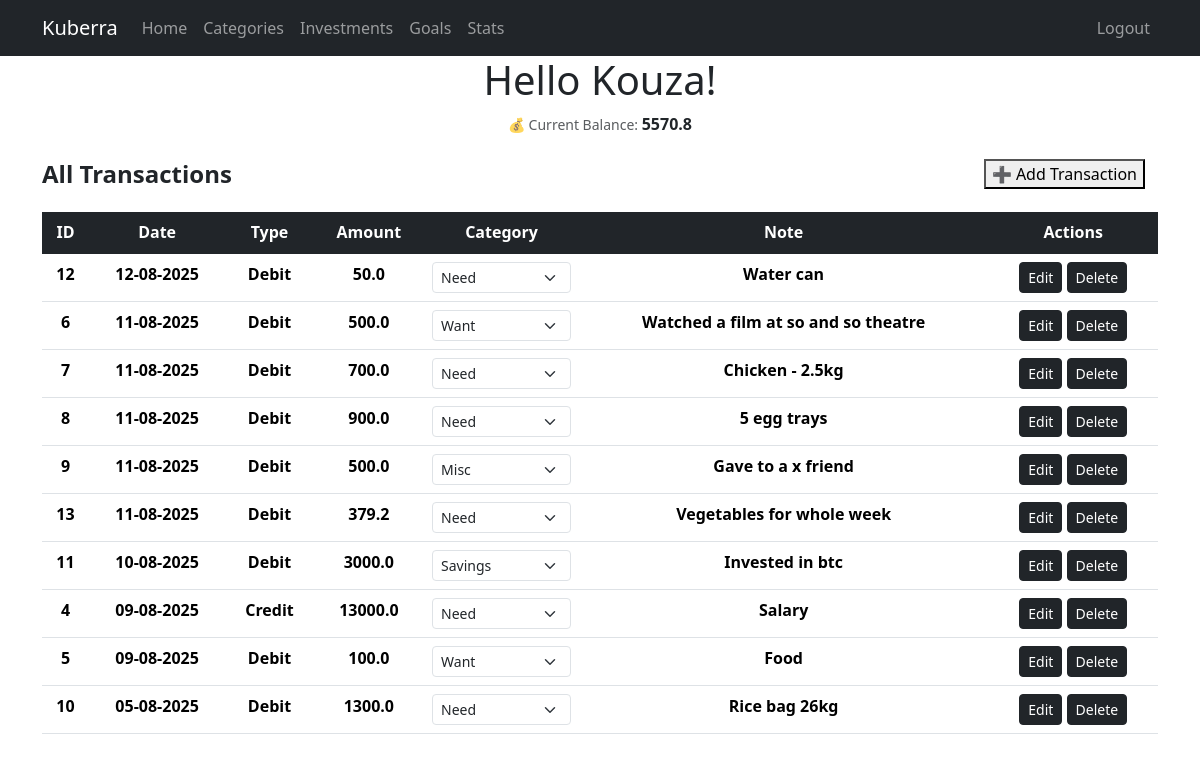
Screenshot of / (signed in) with the database file from the repository.
### website/models.py (models this page shows)
class User(db.Model, UserMixin):
    id = db.Column(db.Integer, primary_key=True)
    username = db.Column(db.String(150), unique=True, nullable=False)
    email = db.Column(db.String(150), unique=True, nullable=False)
    password = db.Column(db.String(150), nullable=False)
    date_created = db.Column(db.DateTime(timezone=True), server_default=func.now())
    transactions = db.relationship('Transaction', backref='owner', lazy=True)
    categories = db.relationship('Category', backref='owner', lazy=True)

class Transaction(db.Model):
    id = db.Column(db.Integer, primary_key=True)
    txn_date = db.Column(db.DateTime(timezone=True), server_default=func.now())
    amount = db.Column(db.Float, nullable=False)
    txn = db.Column(db.String(6), nullable=False, server_default='DEBIT')
    note = db.Column(db.String, nullable=True)
    category_id = db.Column(db.Integer, db.ForeignKey('category.id'), nullable=True)
    user_id = db.Column(db.Integer, db.ForeignKey('user.id', ondelete='CASCADE'), nullable=False)
    __table_args__ = (
        CheckConstraint("txn IN ('CREDIT', 'DEBIT')", name="check_txn_type"),
    )

class Category(db.Model):
    id = db.Column(db.Integer, primary_key=True)
    name = db.Column(db.String(100), nullable=False)
    user_id = db.Column(db.Integer, db.ForeignKey('user.id', ondelete='CASCADE'), nullable=False)
    transactions = db.relationship('Transaction', backref='category', lazy=True)

### website/views.py (the view, shortened to what this page needs)
@views.route('/', methods=['GET', 'POST'])
@login_required
def home():
    transactions = Transaction.query.filter_by(user_id=current_user.id).order_by(Transaction.txn_date.desc()).all()
    balance = 0
    for t in transactions:
        if t.txn == "CREDIT":
            balance += t.amount
        else:
            balance -= t.amount
    categories = Category.query.filter_by(user_id=current_user.id).all()
    return render_template('index.html', transaction=transactions, categories=categories, balance=balance, user=current_user)

### website/__init__.py (called while the page is built)
def create_app():
    app = Flask(__name__)
    app.config['SECRET_KEY'] = 'duckthisshitimout'
    app.config['SQLALCHEMY_DATABASE_URI'] = f'sqlite:///{NAME}'
    db.init_app(app)
    from .views import views
    from .auth import auth
    app.register_blueprint(views, url_prefix='/')
    app.register_blueprint(auth, url_prefix='/')
    from .models import User, Category, Transaction
    create_db(app)
    manager = LoginManager()
    manager.login_view = 'auth.login'
    manager.init_app(app)
    @manager.user_loader
    def load_user(user_id):
        return User.query.get(int(user_id))
    return app

### website/templates/index.html (shortened to what this page needs)
{% extends "base.html" %}
{% block content %}
    <h1 align="center">Hello {{ current_user.username.capitalize() }}!</h1>
    <p align="center"><small class="text-body-secondary">💰 Current Balance: </small><b>{{ balance }}</b></p>
    <table class="table">
        <div class="d-flex justify-content-between align-items-center mb-3">
            <h4 class="mb-0"><b>All Transactions</b></h4>
            <a href="#" class="btn">
                <button onclick="toggleForm()" id="toggleBtn">➕ Add Transaction</button>
            </a>
        </div>
        <thead align="center" class="table-dark">
        <tr>
            <th scope="col">ID</th>
            <th scope="col">Date</th>
            <th scope="col">Type</th>
            <th scope="col">Amount</th>
            <th scope="col">Category</th>
            <th scope="col">Note</th>
            <th scope="col">Actions</th>
        </tr>
        </thead>
        <tbody class="table-group-divider" align="center">
        {% for t in transaction %}
        <tr>
            <th>{{ t.id }}</th>
            <th>{{ t.txn_date.strftime('%d-%m-%Y') if t.txn_date else '' }}</th>
            <th>{{ t.txn.capitalize() }}</th>
            <th>{{ t.amount }}</th>
            <th>
                <form method="POST" action="{{ url_for('views.update_category', id=t.id) }}">
                    <select name="category_id" class="form-select form-select-sm" onchange="this.form.submit()">
                        {% for c in categories %}
                            <option value="{{ c.id }}" {% if t.category_id == c.id %}selected{% endif %}>
                                {{ c.name.capitalize() }}
                            </option>
                        {% endfor %}
                    </select>
                </form>
            </th>
            <th>{{ t.note.capitalize() }}</th>
            <th>
                <a class="btn btn-dark btn-sm" href="/edit/{{ t.id }}" role="button">Edit</a>
                <a class="btn btn-dark btn-sm" href="/delete/{{ t.id }}" role="button">Delete</a>
            </th>
        </tr>
        {% endfor %}
        </tbody>
    </table>
{% endblock %}

### website/templates/base.html (shortened to what this page needs)
<!DOCTYPE html>
<html lang="en">
<head>
    <link href="https://cdn.jsdelivr.net/npm/bootstrap@5.3.7/dist/css/bootstrap.min.css" rel="stylesheet">
</head>
<body>
    <nav class="navbar navbar-expand-lg navbar-dark bg-dark">
    <div class="container">
        <a class="navbar-brand" href="#" >Kuberra</a>
        <div class="collapse navbar-collapse">
        <ul class="navbar-nav me-auto">
            {% if user.is_authenticated %}
            <li class="nav-item">
                <a class="nav-link" href="{{ url_for('views.home') }}">Home</a>
            </li>
            <li class="nav-item">
                <a class="nav-link" href="{{ url_for('views.categories') }}">Categories</a>
            </li>
            <li class="nav-item">
                <a class="nav-link" href="{{ url_for('views.investments') }}">Investments</a>
            </li>
            <li class="nav-item">
                <a class="nav-link" href="{{ url_for('views.goals') }}">Goals</a>
            </li>
            <li class="nav-item">
                <a class="nav-link" href="{{ url_for('views.stats') }}">Stats</a>
            </li>
            {% endif %}
        </ul>
        <ul class="navbar-nav ms-auto">
            {% if user.is_authenticated %}
            <li class="nav-item">
                <a class="nav-link" href="{{ url_for('auth.logout') }}">Logout</a>
            </li>
            {% endif %}
        </ul>
        </div>
    </div>
    </nav>
    <div class="container">{% block content %} {% endblock %}</div>
</body>
</html>

### rows the page displays
User: username "Kouza"
Transaction: id "12", txn_date "12-08-2025", txn "Debit", amount "50.0", category_id "Need", note "Water can"
Transaction: id "6", txn_date "11-08-2025", txn "Debit", amount "500.0", category_id "Want", note "Watched a film at so and so theatre"
Transaction: id "7", txn_date "11-08-2025", txn "Debit", amount "700.0", category_id "Need", note "Chicken - 2.5kg"
Transaction: id "8", txn_date "11-08-2025", txn "Debit", amount "900.0", category_id "Need", note "5 egg trays"
Transaction: id "9", txn_date "11-08-2025", txn "Debit", amount "500.0", category_id "Misc", note "Gave to a x friend"
Transaction: id "13", txn_date "11-08-2025", txn "Debit", amount "379.2", category_id "Need", note "Vegetables for whole week"
Transaction: id "11", txn_date "10-08-2025", txn "Debit", amount "3000.0", category_id "Savings", note "Invested in btc"
Transaction: id "4", txn_date "09-08-2025", txn "Credit", amount "13000.0", category_id "Need", note "Salary"
Transaction: id "5", txn_date "09-08-2025", txn "Debit", amount "100.0", category_id "Want", note "Food"
Transaction: id "10", txn_date "05-08-2025", txn "Debit", amount "1300.0", category_id "Need", note "Rice bag 26kg"

### other values shown
{{ balance }} "5570.8"
